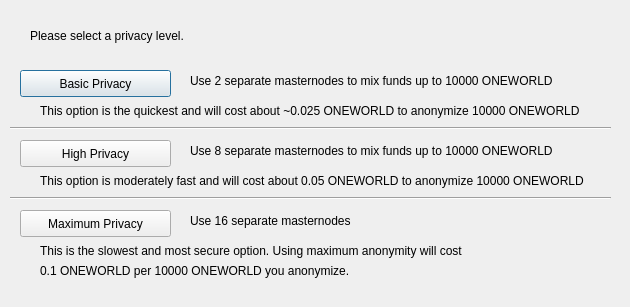
<?xml version="1.0" encoding="UTF-8"?>
<ui version="4.0">
 <class>ObfuscationConfig</class>
 <widget class="QDialog" name="ObfuscationConfig">
  <property name="geometry">
   <rect>
    <x>0</x>
    <y>0</y>
    <width>630</width>
    <height>307</height>
   </rect>
  </property>
  <property name="windowTitle">
   <string>Configure Obfuscation</string>
  </property>
  <widget class="QPushButton" name="buttonBasic">
   <property name="geometry">
    <rect>
     <x>20</x>
     <y>70</y>
     <width>151</width>
     <height>27</height>
    </rect>
   </property>
   <property name="text">
    <string>Basic Privacy</string>
   </property>
  </widget>
  <widget class="QPushButton" name="buttonHigh">
   <property name="geometry">
    <rect>
     <x>20</x>
     <y>140</y>
     <width>151</width>
     <height>27</height>
    </rect>
   </property>
   <property name="text">
    <string>High Privacy</string>
   </property>
  </widget>
  <widget class="QPushButton" name="buttonMax">
   <property name="geometry">
    <rect>
     <x>20</x>
     <y>210</y>
     <width>151</width>
     <height>27</height>
    </rect>
   </property>
   <property name="text">
    <string>Maximum Privacy</string>
   </property>
  </widget>
  <widget class="QLabel" name="label">
   <property name="geometry">
    <rect>
     <x>30</x>
     <y>20</y>
     <width>571</width>
     <height>31</height>
    </rect>
   </property>
   <property name="text">
    <string>Please select a privacy level.</string>
   </property>
  </widget>
  <widget class="QLabel" name="label_2">
   <property name="geometry">
    <rect>
     <x>190</x>
     <y>70</y>
     <width>421</width>
     <height>21</height>
    </rect>
   </property>
   <property name="text">
    <string>Use 2 separate masternodes to mix funds up to 10000 ONEWORLD</string>
   </property>
  </widget>
  <widget class="QLabel" name="label_3">
   <property name="geometry">
    <rect>
     <x>190</x>
     <y>140</y>
     <width>411</width>
     <height>21</height>
    </rect>
   </property>
   <property name="text">
    <string>Use 8 separate masternodes to mix funds up to 10000 ONEWORLD</string>
   </property>
  </widget>
  <widget class="QLabel" name="label_4">
   <property name="geometry">
    <rect>
     <x>190</x>
     <y>210</y>
     <width>421</width>
     <height>21</height>
    </rect>
   </property>
   <property name="text">
    <string>Use 16 separate masternodes</string>
   </property>
  </widget>
  <widget class="QLabel" name="label_6">
   <property name="geometry">
    <rect>
     <x>40</x>
     <y>100</y>
     <width>561</width>
     <height>21</height>
    </rect>
   </property>
   <property name="text">
    <string>This option is the quickest and will cost about ~0.025 ONEWORLD to anonymize 10000 ONEWORLD</string>
   </property>
  </widget>
  <widget class="QLabel" name="label_7">
   <property name="geometry">
    <rect>
     <x>40</x>
     <y>170</y>
     <width>561</width>
     <height>21</height>
    </rect>
   </property>
   <property name="text">
    <string>This option is moderately fast and will cost about 0.05 ONEWORLD to anonymize 10000 ONEWORLD</string>
   </property>
  </widget>
  <widget class="QLabel" name="label_8">
   <property name="geometry">
    <rect>
     <x>40</x>
     <y>240</y>
     <width>561</width>
     <height>21</height>
    </rect>
   </property>
   <property name="text">
    <string>This is the slowest and most secure option. Using maximum anonymity will cost</string>
   </property>
  </widget>
  <widget class="QLabel" name="label_9">
   <property name="geometry">
    <rect>
     <x>40</x>
     <y>260</y>
     <width>561</width>
     <height>21</height>
    </rect>
   </property>
   <property name="text">
    <string>0.1 ONEWORLD per 10000 ONEWORLD you anonymize.</string>
   </property>
  </widget>
  <widget class="Line" name="line">
   <property name="geometry">
    <rect>
     <x>10</x>
     <y>120</y>
     <width>601</width>
     <height>16</height>
    </rect>
   </property>
   <property name="orientation">
    <enum>Qt::Horizontal</enum>
   </property>
  </widget>
  <widget class="Line" name="line_2">
   <property name="geometry">
    <rect>
     <x>10</x>
     <y>190</y>
     <width>601</width>
     <height>16</height>
    </rect>
   </property>
   <property name="orientation">
    <enum>Qt::Horizontal</enum>
   </property>
  </widget>
 </widget>
 <resources/>
 <connections/>
</ui>
